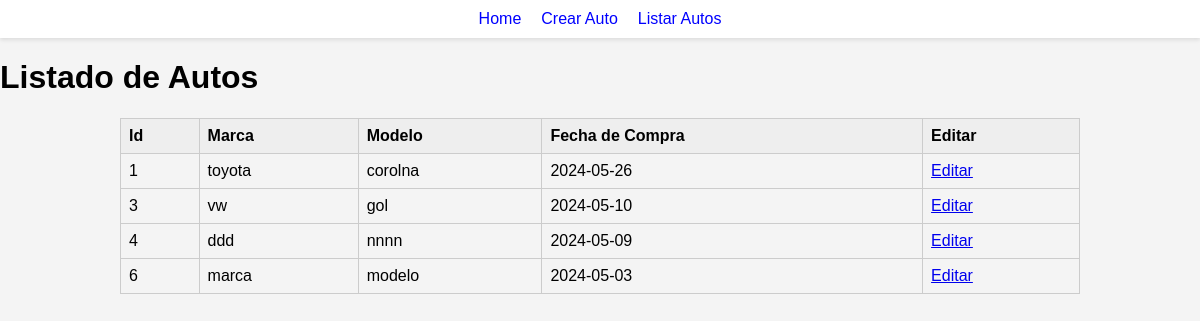
The app's page /index.php?r=autos/listar with its own data.
### tables this page shows
CREATE TABLE `lanzamientosmodelos` (
  `ID` int(11) NOT NULL,
  `Marca` varchar(50) DEFAULT NULL,
  `Modelo` varchar(50) DEFAULT NULL,
  `Fecha_Compra` date DEFAULT NULL
);

### src/core/Controller.php (called while the page is built, shortened)
<?php
class Controller
{
    public function render(string $temp, array $arr = []): void
    {
        extract($arr);
        require 'src/views/' . $temp . ".php";
    }
}

### src/controllers/AutoController.php (called while the page is built, shortened)
<?php
class AutoController extends Controller
{
    public function listar()
    {
        try {
            $autos = Auto::listar();
            $this->render('autos/listar', ["autos" => $autos]);
        } catch (\Throwable $th) {
        }
    }
}

### index.php (called while the page is built, shortened)
<?php
require_once __DIR__ . '/config/routing.php';
$url = $_GET['r'] ?? "index.php";
$router->dispatch($url);

### src/models/Auto.php (called while the page is built, shortened)
<?php
class Auto
{
    public static function arrayToAuto($row): Auto
    {
        $auto = new Auto(
            id: $row['id'],
            marca: $row['Marca'],
            modelo: $row['Modelo'],
            fechaCompra: $row['Fecha_Compra'],
        );
        return $auto;
    }
    public static function listar(): array
    {
        try {
            $pdo = Conexion::getPDOConnection();
            $sql = "SELECT id, Marca, Modelo, Fecha_Compra FROM lanzamientosmodelos";
            $stmt = $pdo->query($sql);
            while ($row = $stmt->fetch()) {
                $auto = self::arrayToAuto($row);
                $autos[] = $auto;
            }
            return $autos;
        } catch (PDOException $e) {
            error_log("Error al obtener autos: " . $e->getMessage());
            return [];
        } finally {
            $stmt = null;
            $pdo = null;
        }
    }
    public function getMarca(): string
    {
        return $this->marca;
    }
    public function getModelo(): string
    {
        return $this->modelo;
    }
    public function getId(): ?int
    {
        return $this->id;
    }
    public function getFechaCompra(): string
    {
        return $this->fechaCompra;
    }
}

### src/views/autos/listar.php (the view, shortened to what this page needs)
<!DOCTYPE html>
<html lang="es">
<head>
    <link rel="stylesheet" href="<?= URL_BASE_PATH ?>public/css/index/index.css" rel="stylesheet">
    <link rel="stylesheet" href="<?= URL_BASE_PATH ?>public/css/autos/listar.css" rel="stylesheet">
</head>
<body>
    <?php require 'src/views/partials/menu.php'; ?>
    <h1>Listado de Autos</h1>
    <table>
        <tr>
            <th>Id</th>
            <th>Marca</th>
            <th>Modelo</th>
            <th>Fecha de Compra</th>
            <th>Editar</th>
        </tr>
        <?php foreach ($autos as $auto) : ?>
            <tr>
                <td><?= htmlspecialchars($auto->getId()) ?></td>
                <td><?= htmlspecialchars($auto->getMarca()) ?></td>
                <td><?= htmlspecialchars($auto->getModelo()) ?></td>
                <td><?= htmlspecialchars($auto->getFechaCompra()) ?></td>
                <td><a href="<?= URL_BASE ?>autos/editar&id=<?= htmlspecialchars($auto->getId()) ?>">Editar</a></td>
            </tr>
        <?php endforeach; ?>
    </table>
</body>
</html>

### src/core/Router.php (shortened to what this page needs)
<?php
class Router
{
    public function add(string $route, array $params): void
    {
        $route = trim($route, '/');
        $this->routes[$route] = $params;
    }
    public function dispatch(string $url): void
    {
        $url = $this->removeQueryString($url);
        $url = trim($url, '/');
        if ($this->match($url)) {
            $controller = "Empresa\\App\\Controllers\\" . $this->params['controller'] . "Controller";
            if (class_exists($controller)) {
                $controllerObject = new $controller();
                $action = $this->params['action'];
                if (method_exists($controllerObject, $action)) {
                    $controllerObject->$action();
                } else {
                    echo "Method $action not found in controller $controller.";
                }
            } else {
                echo "Controller $controller not found.";
            }
        } else {
            echo "No route matched.";
        }
    }
    private function match(string $url): bool
    {
        if (array_key_exists($url, $this->routes)) {
            $this->params = $this->routes[$url];
            return true;
        }
        return false;
    }
    private function removeQueryString(string $url): string
    {
        return $url;
    }
}

### src/views/partials/menu.php
<div class="navbar">
    <ul>
        <li><a href="<?= URL_BASE ?>index.php">Home</a></li>
        <li><a href="<?= URL_BASE ?>autos/nuevo">Crear Auto</a></li>
        <li><a href="<?= URL_BASE ?>autos/listar">Listar Autos</a></li>
    </ul>
</div>

### public/css/index/index.css (style rules this page uses)
body { font-family: Arial, sans-serif; margin: 0; padding: 0; background-color: #f4f4f4; }
.navbar { background-color: #fff; box-shadow: 0 2px 4px rgba(0, 0, 0, 0.1); padding: 10px 20px; display: flex; justify-content: center; align-items: center; }
.navbar ul { list-style-type: none; margin: 0; padding: 0; display: flex; }
.navbar li { margin: 0 10px; }
.navbar a { text-decoration: none; color: blue; font-size: 16px; transition: color 0.3s; }

### public/css/autos/listar.css (style rules this page uses)
table { width: 80%; margin: 20px auto; border-collapse: collapse; }
th, td { border: 1px solid #cccccc; padding: 8px; text-align: left; }
th { background-color: #eeeeee; }

### records on screen
lanzamientosmodelos: ID "1", Marca "toyota", Modelo "corolna", Fecha_Compra "2024-05-26"
lanzamientosmodelos: ID "3", Marca "vw", Modelo "gol", Fecha_Compra "2024-05-10"
lanzamientosmodelos: ID "4", Marca "ddd", Modelo "nnnn", Fecha_Compra "2024-05-09"
lanzamientosmodelos: ID "6", Marca "marca", Modelo "modelo", Fecha_Compra "2024-05-03"
